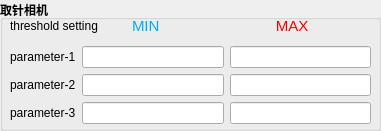
  <widget class="QGroupBox" name="groupBox_2">
   <property name="geometry">
    <rect>
     <x>10</x>
     <y>140</y>
     <width>381</width>
     <height>131</height>
    </rect>
   </property>
   <property name="font">
    <font>
     <weight>75</weight>
     <bold>true</bold>
    </font>
   </property>
   <property name="title">
    <string>取针相机</string>
   </property>
   <widget class="QWidget" name="layoutWidget_3">
    <property name="geometry">
     <rect>
      <x>10</x>
      <y>11</y>
      <width>361</width>
      <height>113</height>
     </rect>
    </property>
    <layout class="QVBoxLayout" name="verticalLayout_3" stretch="0,0">
     <item>
      <layout class="QHBoxLayout" name="horizontalLayout_6" stretch="3,3,3">
       <item>
        <widget class="QLabel" name="label_9">
         <property name="font">
          <font>
           <weight>50</weight>
           <bold>false</bold>
          </font>
         </property>
         <property name="text">
          <string>threshold setting</string>
         </property>
        </widget>
       </item>
       <item>
        <widget class="QLabel" name="label_10">
         <property name="font">
          <font>
           <family>Arial</family>
           <pointsize>11</pointsize>
           <weight>50</weight>
           <bold>false</bold>
          </font>
         </property>
         <property name="styleSheet">
          <string notr="true">color: rgb(0, 170, 255);</string>
         </property>
         <property name="text">
          <string>MIN</string>
         </property>
        </widget>
       </item>
       <item>
        <widget class="QLabel" name="label_11">
         <property name="font">
          <font>
           <family>Arial</family>
           <pointsize>11</pointsize>
           <weight>50</weight>
           <bold>false</bold>
          </font>
         </property>
         <property name="styleSheet">
          <string notr="true">color: rgb(255, 0, 0);</string>
         </property>
         <property name="text">
          <string>     MAX</string>
         </property>
        </widget>
       </item>
      </layout>
     </item>
     <item>
      <layout class="QVBoxLayout" name="verticalLayout_4">
       <item>
        <layout class="QHBoxLayout" name="horizontalLayout_7">
         <item>
          <widget class="QLabel" name="label_12">
           <property name="font">
            <font>
             <weight>50</weight>
             <bold>false</bold>
            </font>
           </property>
           <property name="text">
            <string>parameter-1</string>
           </property>
          </widget>
         </item>
         <item>
          <widget class="QLineEdit" name="lineEdit_1_1">
           <property name="alignment">
            <set>Qt::AlignRight|Qt::AlignTrailing|Qt::AlignVCenter</set>
           </property>
          </widget>
         </item>
         <item>
          <widget class="QLineEdit" name="lineEdit_1_2">
           <property name="alignment">
            <set>Qt::AlignRight|Qt::AlignTrailing|Qt::AlignVCenter</set>
           </property>
          </widget>
         </item>
        </layout>
       </item>
       <item>
        <layout class="QHBoxLayout" name="horizontalLayout_8">
         <item>
          <widget class="QLabel" name="label_13">
           <property name="font">
            <font>
             <weight>50</weight>
             <bold>false</bold>
            </font>
           </property>
           <property name="text">
            <string>parameter-2</string>
           </property>
          </widget>
         </item>
         <item>
          <widget class="QLineEdit" name="lineEdit_1_3">
           <property name="alignment">
            <set>Qt::AlignRight|Qt::AlignTrailing|Qt::AlignVCenter</set>
           </property>
          </widget>
         </item>
         <item>
          <widget class="QLineEdit" name="lineEdit_1_4">
           <property name="alignment">
            <set>Qt::AlignRight|Qt::AlignTrailing|Qt::AlignVCenter</set>
           </property>
          </widget>
         </item>
        </layout>
       </item>
       <item>
        <layout class="QHBoxLayout" name="horizontalLayout_9">
         <item>
          <widget class="QLabel" name="label_14">
           <property name="font">
            <font>
             <weight>50</weight>
             <bold>false</bold>
            </font>
           </property>
           <property name="text">
            <string>parameter-3</string>
           </property>
          </widget>
         </item>
         <item>
          <widget class="QLineEdit" name="lineEdit_1_5">
           <property name="alignment">
            <set>Qt::AlignRight|Qt::AlignTrailing|Qt::AlignVCenter</set>
           </property>
          </widget>
         </item>
         <item>
          <widget class="QLineEdit" name="lineEdit_1_6">
           <property name="alignment">
            <set>Qt::AlignRight|Qt::AlignTrailing|Qt::AlignVCenter</set>
           </property>
          </widget>
         </item>
        </layout>
       </item>
      </layout>
     </item>
    </layout>
   </widget>
  </widget>
